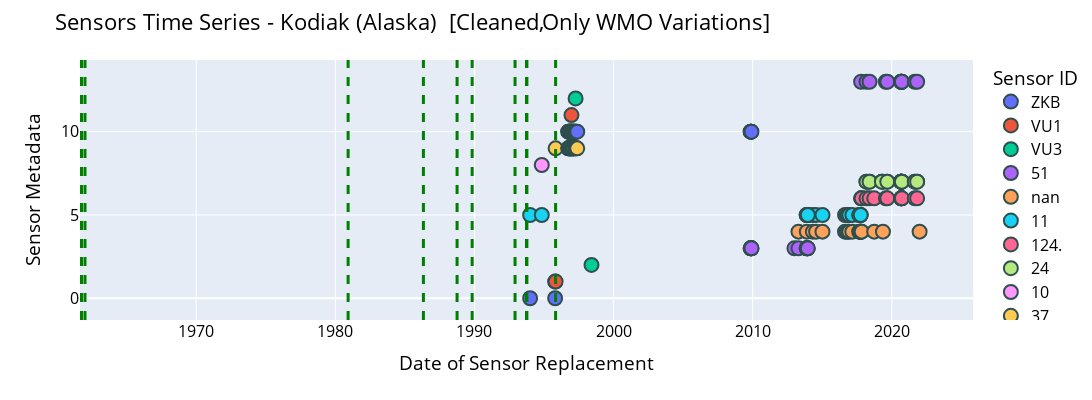

This figure's notebook cell:
### Code cell
fig = make_time_series(data_df_clean, station_name, label=' [Cleaned,Only WMO Variations]') 
fig.show()

### Figure 1 — Plotly figure (JSON) as saved in the notebook; plotly's stock layout.template omitted (floating-point values rounded to 4 significant figures)
{"data": [{"customdata": [["  ZKB VIZ model 1492-520 NWS 1680 MHz ART \"B\" Accu-Lok {1988} 31313=01102^ (T=004,W3=11,W2=28) NWS stock no. J060, 0.25 sec time sequenced <F=T1680AL,"], ["  ZKB VIZ model 1492-520 NWS 1680 MHz ART \"B\" Accu-Lok {1988} 31313=01102^ (T=004,W3=11,W2=28) NWS stock no. J060, 0.25 sec time sequenced <F=T1680AL,"]], "hovertemplate": "<b>%{hovertext}</b><br><br>sensor_id=ZKB <br>date_time=%{x}<br>values=%{y}<br>comment=%{customdata[0]}<extra></extra>", "hovertext": ["ZKB ", "ZKB "], "legendgroup": "ZKB ", "marker": {"color": "#636efa", "line": {"color": "DarkSlateGrey", "width": 2}, "size": 14, "symbol": "circle"}, "mode": "markers", "name": "ZKB ", "orientation": "v", "showlegend": true, "type": "scatter", "x": ["1994-01-01T00:00:00", "1995-10-20T00:00:00"], "xaxis": "x", "y": [0, 0], "yaxis": "y"}, {"customdata": [["  VU1 Vaisala RS80-56H or RS80-56 1680 MHz RDF H-Humicap NWS radiosonde, pressure cell {1995} 31313=43702^ (W3=37, T=038) <F=T1680AL,P=Ac,T=CB,U=A>"], ["  VU1 Vaisala RS80-56H or RS80-56 1680 MHz RDF H-Humicap NWS radiosonde, pressure cell {1995} 31313=43702^ (W3=37, T=038) <F=T1680AL,P=Ac,T=CB,U=A>"]], "hovertemplate": "<b>%{hovertext}</b><br><br>sensor_id=VU1 <br>date_time=%{x}<br>values=%{y}<br>comment=%{customdata[0]}<extra></extra>", "hovertext": ["VU1 ", "VU1 "], "legendgroup": "VU1 ", "marker": {"color": "#EF553B", "line": {"color": "DarkSlateGrey", "width": 2}, "size": 14, "symbol": "circle"}, "mode": "markers", "name": "VU1 ", "orientation": "v", "showlegend": true, "type": "scatter", "x": ["1995-10-19T20:00:00", "1995-11-01T00:00:00"], "xaxis": "x", "y": [1, 1], "yaxis": "y"}, {"customdata": [["  VU3 Vaisala RS80-57H or RS80-57 1680 MHz RDF H-Humicap NWS radiosonde, pressure cell {1998} 31313=45202^ (W3=52, T=039) (RDF, 1680+-3 MHz AM)"]], "hovertemplate": "<b>%{hovertext}</b><br><br>sensor_id=VU3 <br>date_time=%{x}<br>values=%{y}<br>comment=%{customdata[0]}<extra></extra>", "hovertext": ["VU3 "], "legendgroup": "VU3 ", "marker": {"color": "#00cc96", "line": {"color": "DarkSlateGrey", "width": 2}, "size": 14, "symbol": "circle"}, "mode": "markers", "name": "VU3 ", "orientation": "v", "showlegend": true, "type": "scatter", "x": ["1998-06-01T00:00:00"], "xaxis": "x", "y": [2], "yaxis": "y"}, {"customdata": [["VIZ-B2 (United States)                "], ["VIZ-B2 (United States)                "], ["VIZ-B2 (United States)                "], ["VIZ-B2 (United States)                "], ["VIZ-B2 (United States)                "], ["VIZ-B2 (United States)                "], ["VIZ-B2 (United States)                "], ["VIZ-B2 (United States)                "], ["VIZ-B2 (United States)                "], ["VIZ-B2 (United States)                "], ["VIZ-B2 (United States)                "], ["VIZ-B2 (United States)                "], ["VIZ-B2 (United States)                "]], "hovertemplate": "<b>%{hovertext}</b><br><br>sensor_id=51<br>date_time=%{x}<br>values=%{y}<br>comment=%{customdata[0]}<extra></extra>", "hovertext": ["51", "51", "51", "51", "51", "51", "51", "51", "51", "51", "51", "51", "51"], "legendgroup": "51", "marker": {"color": "#ab63fa", "line": {"color": "DarkSlateGrey", "width": 2}, "size": 14, "symbol": "circle"}, "mode": "markers", "name": "51", "orientation": "v", "showlegend": true, "type": "scatter", "x": ["2012-12-31T12:00:00", "2013-04-18T00:00:00", "2013-11-19T00:00:00", "2013-11-23T00:00:00", "2013-12-17T00:00:00", "2009-11-06T07:00:00", "2009-11-16T19:00:00", "2009-11-17T08:00:00", "2009-11-17T19:00:00", "2009-11-29T18:00:00", "2009-12-01T00:00:00", "2013-11-19T00:00:00", "2013-12-17T00:00:00"], "xaxis": "x", "y": [3, 3, 3, 3, 3, 3, 3, 3, 3, 3, 3, 3, 3], "yaxis": "y"}, {"customdata": [["NA"], ["NA"], ["NA"], ["NA"], ["NA"], ["NA"], ["NA"], ["NA"], ["NA"], ["NA"], ["NA"], ["NA"], ["NA"], ["NA"], ["NA"], ["NA"], ["NA"], ["NA"], ["NA"], ["NA"], ["NA"]], "hovertemplate": "<b>%{hovertext}</b><br><br>sensor_id=nan<br>date_time=%{x}<br>values=%{y}<br>comment=%{customdata[0]}<extra></extra>", "hovertext": ["nan", "nan", "nan", "nan", "nan", "nan", "nan", "nan", "nan", "nan", "nan", "nan", "nan", "nan", "nan", "nan", "nan", "nan", "nan", "nan", "nan"], "legendgroup": "nan", "marker": {"color": "#FFA15A", "line": {"color": "DarkSlateGrey", "width": 2}, "size": 14, "symbol": "circle"}, "mode": "markers", "name": "nan", "orientation": "v", "showlegend": true, "type": "scatter", "x": ["2013-04-17T12:00:00", "2013-11-22T18:00:00", "2014-05-01T00:00:00", "2014-07-23T23:00:00", "2015-01-07T12:00:00", "2016-08-21T12:00:00", "2016-10-07T12:00:00", "2016-11-16T12:00:00", "2016-12-10T12:00:00", "2017-03-02T00:00:00", "2017-08-28T12:00:00", "2017-09-12T12:00:00", "2017-09-29T18:00:00", "2017-10-03T00:00:00", "2017-10-05T15:00:00", "2017-10-12T12:00:00", "2017-10-20T15:00:00", "2017-11-01T21:00:00", "2018-09-27T12:00:00", "2019-05-14T19:00:00", "2022-01-01T00:00:00"], "xaxis": "x", "y": [4, 4, 4, 4, 4, 4, 4, 4, 4, 4, 4, 4, 4, 4, 4, 4, 4, 4, 4, 4, 4], "yaxis": "y"}, {"customdata": [["VIZ type B time-commutated (United States)             "], ["VIZ type B time-commutated (United States)             "], ["VIZ type B time-commutated (United States)             "], ["VIZ type B time-commutated (United States)             "], ["VIZ type B time-commutated (United States)             "], ["VIZ type B time-commutated (United States)             "], ["VIZ type B time-commutated (United States)             "], ["VIZ type B time-commutated (United States)             "], ["VIZ type B time-commutated (United States)             "], ["VIZ type B time-commutated (United States)             "], ["VIZ type B time-commutated (United States)             "], ["VIZ type B time-commutated (United States)             "], ["VIZ type B time-commutated (United States)             "], ["VIZ type B time-commutated (United States)             "], ["VIZ type B time-commutated (United States)             "], ["VIZ type B time-commutated (United States)             "], ["VIZ type B time-commutated (United States)             "], ["VIZ type B time-commutated (United States)             "], ["VIZ type B time-commutated (United States)             "], ["VIZ type B time-commutated (United States)             "], ["VIZ type B time-commutated (United States)             "]], "hovertemplate": "<b>%{hovertext}</b><br><br>sensor_id=11<br>date_time=%{x}<br>values=%{y}<br>comment=%{customdata[0]}<extra></extra>", "hovertext": ["11", "11", "11", "11", "11", "11", "11", "11", "11", "11", "11", "11", "11", "11", "11", "11", "11", "11", "11", "11", "11"], "legendgroup": "11", "marker": {"color": "#19d3f3", "line": {"color": "DarkSlateGrey", "width": 2}, "size": 14, "symbol": "circle"}, "mode": "markers", "name": "11", "orientation": "v", "showlegend": true, "type": "scatter", "x": ["2013-11-18T19:00:00", "2013-12-16T21:00:00", "2013-12-18T00:00:00", "2014-05-01T12:00:00", "2014-07-24T12:00:00", "2015-01-08T00:00:00", "2016-08-22T00:00:00", "2016-10-08T00:00:00", "2016-11-17T00:00:00", "2016-12-11T00:00:00", "2017-03-02T22:52:00", "2017-08-29T00:00:00", "2017-09-13T00:00:00", "2017-09-30T00:00:00", "2017-10-04T00:00:00", "2017-10-06T12:00:00", "1994-01-01T00:00:00", "1994-11-03T12:00:00", "2013-11-18T19:00:00", "2013-12-16T21:00:00", "2013-12-18T00:00:00"], "xaxis": "x", "y": [5, 5, 5, 5, 5, 5, 5, 5, 5, 5, 5, 5, 5, 5, 5, 5, 5, 5, 5, 5, 5], "yaxis": "y"}, {"customdata": [["Vaisala RS41/AUTOSONDE (Finland)                            "], ["Vaisala RS41/AUTOSONDE (Finland)                            "], ["Vaisala RS41/AUTOSONDE (Finland)                            "], ["Vaisala RS41/AUTOSONDE (Finland)                            "], ["Vaisala RS41/AUTOSONDE (Finland)                            "], ["Vaisala RS41/AUTOSONDE (Finland)                            "], ["Vaisala RS41/AUTOSONDE (Finland)                            "], ["Vaisala RS41/AUTOSONDE (Finland)                            "], ["Vaisala RS41/AUTOSONDE (Finland)                            "], ["Vaisala RS41/AUTOSONDE (Finland)                            "], ["Vaisala RS41/AUTOSONDE (Finland)                            "], ["Vaisala RS41/AUTOSONDE (Finland)                            "], ["Vaisala RS41/AUTOSONDE (Finland)                            "], ["Vaisala RS41/AUTOSONDE (Finland)                            "], ["Vaisala RS41/AUTOSONDE (Finland)                            "], ["Vaisala RS41/AUTOSONDE (Finland)                            "]], "hovertemplate": "<b>%{hovertext}</b><br><br>sensor_id=124.<br>date_time=%{x}<br>values=%{y}<br>comment=%{customdata[0]}<extra></extra>", "hovertext": ["124.", "124.", "124.", "124.", "124.", "124.", "124.", "124.", "124.", "124.", "124.", "124.", "124.", "124.", "124.", "124."], "legendgroup": "124.", "marker": {"color": "#FF6692", "line": {"color": "DarkSlateGrey", "width": 2}, "size": 14, "symbol": "circle"}, "mode": "markers", "name": "124.", "orientation": "v", "showlegend": true, "type": "scatter", "x": ["2017-10-17T23:01:04", "2017-10-20T23:01:04", "2017-11-01T23:01:04", "2018-03-08T23:01:04", "2018-05-28T18:19:06", "2018-09-27T23:01:04", "2019-07-28T23:01:04", "2019-09-06T11:01:04", "2020-09-01T23:01:07", "2020-09-05T23:01:05", "2020-09-07T23:01:06", "2020-09-08T23:01:05", "2020-09-09T23:01:05", "2020-09-22T11:01:07", "2021-08-27T23:01:05", "2021-10-28T11:01:05"], "xaxis": "x", "y": [6, 6, 6, 6, 6, 6, 6, 6, 6, 6, 6, 6, 6, 6, 6, 6], "yaxis": "y"}, {"customdata": [["Mesural FMO 1945A (France)               "], ["Mesural FMO 1945A (France)               "], ["Mesural FMO 1945A (France)               "], ["Mesural FMO 1945A (France)               "], ["Mesural FMO 1945A (France)               "], ["Mesural FMO 1945A (France)               "], ["Mesural FMO 1945A (France)               "], ["Mesural FMO 1945A (France)               "], ["Mesural FMO 1945A (France)               "], ["Mesural FMO 1945A (France)               "], ["Mesural FMO 1945A (France)               "], ["Mesural FMO 1945A (France)               "], ["Mesural FMO 1945A (France)               "], ["Mesural FMO 1945A (France)               "], ["Mesural FMO 1945A (France)               "], ["Mesural FMO 1945A (France)               "], ["Mesural FMO 1945A (France)               "], ["Mesural FMO 1945A (France)               "], ["Mesural FMO 1945A (France)               "], ["Mesural FMO 1945A (France)               "], ["Mesural FMO 1945A (France)               "], ["Mesural FMO 1945A (France)               "], ["Mesural FMO 1945A (France)               "], ["Mesural FMO 1945A (France)               "], ["Mesural FMO 1945A (France)               "]], "hovertemplate": "<b>%{hovertext}</b><br><br>sensor_id=24<br>date_time=%{x}<br>values=%{y}<br>comment=%{customdata[0]}<extra></extra>", "hovertext": ["24", "24", "24", "24", "24", "24", "24", "24", "24", "24", "24", "24", "24", "24", "24", "24", "24", "24", "24", "24", "24", "24", "24", "24", "24"], "legendgroup": "24", "marker": {"color": "#B6E880", "line": {"color": "DarkSlateGrey", "width": 2}, "size": 14, "symbol": "circle"}, "mode": "markers", "name": "24", "orientation": "v", "showlegend": true, "type": "scatter", "x": ["2018-03-08T12:00:00", "2018-05-28T00:00:00", "2019-04-16T18:00:00", "2019-05-15T00:00:00", "2019-09-06T00:00:00", "2020-09-01T12:00:00", "2020-09-05T12:00:00", "2020-09-07T12:00:00", "2020-09-08T12:00:00", "2020-09-09T12:00:00", "2020-09-22T00:00:00", "2021-08-27T11:01:00", "2021-10-28T00:00:00", "2018-03-08T12:00:00", "2018-05-28T00:00:00", "2019-04-16T18:00:00", "2019-09-06T00:00:00", "2020-09-01T12:00:00", "2020-09-05T12:00:00", "2020-09-07T12:00:00", "2020-09-08T12:00:00", "2020-09-09T12:00:00", "2020-09-22T00:00:00", "2021-08-27T11:01:00", "2021-10-28T00:00:00"], "xaxis": "x", "y": [7, 7, 7, 7, 7, 7, 7, 7, 7, 7, 7, 7, 7, 7, 7, 7, 7, 7, 7, 7, 7, 7, 7, 7, 7], "yaxis": "y"}, {"customdata": [["VIZ type A pressure-commutated (United States)             "]], "hovertemplate": "<b>%{hovertext}</b><br><br>sensor_id=10<br>date_time=%{x}<br>values=%{y}<br>comment=%{customdata[0]}<extra></extra>", "hovertext": ["10"], "legendgroup": "10", "marker": {"color": "#FF97FF", "line": {"color": "DarkSlateGrey", "width": 2}, "size": 14, "symbol": "circle"}, "mode": "markers", "name": "10", "orientation": "v", "showlegend": true, "type": "scatter", "x": ["1994-11-03T00:00:00"], "xaxis": "x", "y": [8], "yaxis": "y"}, {"customdata": [["Vaisala RS80 (Finland)                "], ["Vaisala RS80 (Finland)                "], ["Vaisala RS80 (Finland)                "], ["Vaisala RS80 (Finland)                "], ["Vaisala RS80 (Finland)                "], ["Vaisala RS80 (Finland)                "], ["Vaisala RS80 (Finland)                "], ["Vaisala RS80 (Finland)                "], ["Vaisala RS80 (Finland)                "], ["Vaisala RS80 (Finland)                "], ["Vaisala RS80 (Finland)                "], ["Vaisala RS80 (Finland)                "], ["Vaisala RS80 (Finland)                "], ["Vaisala RS80 (Finland)                "], ["Vaisala RS80 (Finland)                "], ["Vaisala RS80 (Finland)                "], ["Vaisala RS80 (Finland)                "], ["Vaisala RS80 (Finland)                "], ["Vaisala RS80 (Finland)                "], ["Vaisala RS80 (Finland)                "], ["Vaisala RS80 (Finland)                "], ["Vaisala RS80 (Finland)                "], ["Vaisala RS80 (Finland)                "], ["Vaisala RS80 (Finland)                "], ["Vaisala RS80 (Finland)                "]], "hovertemplate": "<b>%{hovertext}</b><br><br>sensor_id=37<br>date_time=%{x}<br>values=%{y}<br>comment=%{customdata[0]}<extra></extra>", "hovertext": ["37", "37", "37", "37", "37", "37", "37", "37", "37", "37", "37", "37", "37", "37", "37", "37", "37", "37", "37", "37", "37", "37", "37", "37", "37"], "legendgroup": "37", "marker": {"color": "#FECB52", "line": {"color": "DarkSlateGrey", "width": 2}, "size": 14, "symbol": "circle"}, "mode": "markers", "name": "37", "orientation": "v", "showlegend": true, "type": "scatter", "x": ["1995-11-01T00:00:00", "1996-09-29T12:00:00", "1996-09-30T12:00:00", "1996-10-17T12:00:00", "1996-10-19T00:00:00", "1996-11-10T00:00:00", "1996-11-12T00:00:00", "1996-11-16T12:00:00", "1996-12-03T00:00:00", "1996-12-04T12:00:00", "1996-12-06T00:00:00", "1996-12-15T00:00:00", "1996-12-16T00:00:00", "1997-01-17T00:00:00", "1997-01-18T00:00:00", "1997-02-11T00:00:00", "1997-02-12T00:00:00", "1997-02-13T00:00:00", "1997-02-14T12:00:00", "1997-02-16T00:00:00", "1997-02-17T00:00:00", "1997-04-05T00:00:00", "1997-04-08T00:00:00", "1997-04-29T12:00:00", "1997-05-22T00:00:00"], "xaxis": "x", "y": [9, 9, 9, 9, 9, 9, 9, 9, 9, 9, 9, 9, 9, 9, 9, 9, 9, 9, 9, 9, 9, 9, 9, 9, 9], "yaxis": "y"}, {"customdata": [["Vaisala RS80-57H                 "], ["Vaisala RS80-57H                 "], ["Vaisala RS80-57H                 "], ["Vaisala RS80-57H                 "], ["Vaisala RS80-57H                 "], ["Vaisala RS80-57H                 "], ["Vaisala RS80-57H                 "], ["Vaisala RS80-57H                 "], ["Vaisala RS80-57H                 "], ["Vaisala RS80-57H                 "], ["Vaisala RS80-57H                 "], ["Vaisala RS80-57H                 "], ["Vaisala RS80-57H                 "], ["Vaisala RS80-57H                 "], ["Vaisala RS80-57H                 "], ["Vaisala RS80-57H                 "], ["Vaisala RS80-57H                 "], ["Vaisala RS80-57H                 "], ["Vaisala RS80-57H                 "], ["Vaisala RS80-57H                 "], ["Vaisala RS80-57H                 "], ["Vaisala RS80-57H                 "], ["Vaisala RS80-57H                 "], ["Vaisala RS80-57H                 "], ["Vaisala RS80-57H                 "], ["Vaisala RS80-57H                 "], ["Vaisala RS80-57H                 "], ["Vaisala RS80-57H                 "], ["Vaisala RS80-57H                 "], ["Vaisala RS80-57H                 "], ["Vaisala RS80-57H                 "], ["Vaisala RS80-57H                 "]], "hovertemplate": "<b>%{hovertext}</b><br><br>sensor_id=52<br>date_time=%{x}<br>values=%{y}<br>comment=%{customdata[0]}<extra></extra>", "hovertext": ["52", "52", "52", "52", "52", "52", "52", "52", "52", "52", "52", "52", "52", "52", "52", "52", "52", "52", "52", "52", "52", "52", "52", "52", "52", "52", "52", "52", "52", "52", "52", "52"], "legendgroup": "52", "marker": {"color": "#636efa", "line": {"color": "DarkSlateGrey", "width": 2}, "size": 14, "symbol": "circle"}, "mode": "markers", "name": "52", "orientation": "v", "showlegend": true, "type": "scatter", "x": ["1996-09-29T00:00:00", "1996-09-30T00:00:00", "1996-10-17T00:00:00", "1996-10-18T00:00:00", "1996-11-01T12:00:00", "1996-11-10T12:00:00", "1996-11-12T12:00:00", "1996-11-17T00:00:00", "1996-12-04T00:00:00", "1996-12-05T00:00:00", "1996-12-06T12:00:00", "1996-12-15T12:00:00", "1996-12-16T12:00:00", "1996-12-22T00:00:00", "1997-01-17T12:00:00", "1997-01-18T12:00:00", "1997-02-11T12:00:00", "1997-02-12T12:00:00", "1997-02-13T12:00:00", "1997-02-15T00:00:00", "1997-02-16T12:00:00", "1997-02-18T00:00:00", "1997-04-05T12:00:00", "1997-04-08T12:00:00", "1997-04-09T12:00:00", "1997-04-30T00:00:00", "1997-05-22T12:00:00", "2009-11-06T12:00:00", "2009-11-17T00:00:00", "2009-11-17T12:00:00", "2009-11-18T00:00:00", "2009-11-30T00:00:00"], "xaxis": "x", "y": [10, 10, 10, 10, 10, 10, 10, 10, 10, 10, 10, 10, 10, 10, 10, 10, 10, 10, 10, 10, 10, 10, 10, 10, 10, 10, 10, 10, 10, 10, 10, 10], "yaxis": "y"}, {"customdata": [["AVK-RF95 (Russian Federation)                "]], "hovertemplate": "<b>%{hovertext}</b><br><br>sensor_id=53<br>date_time=%{x}<br>values=%{y}<br>comment=%{customdata[0]}<extra></extra>", "hovertext": ["53"], "legendgroup": "53", "marker": {"color": "#EF553B", "line": {"color": "DarkSlateGrey", "width": 2}, "size": 14, "symbol": "circle"}, "mode": "markers", "name": "53", "orientation": "v", "showlegend": true, "type": "scatter", "x": ["1996-12-21T12:00:00"], "xaxis": "x", "y": [11], "yaxis": "y"}, {"customdata": [["AVK-MRZ (Russian Federation)                "]], "hovertemplate": "<b>%{hovertext}</b><br><br>sensor_id=27<br>date_time=%{x}<br>values=%{y}<br>comment=%{customdata[0]}<extra></extra>", "hovertext": ["27"], "legendgroup": "27", "marker": {"color": "#00cc96", "line": {"color": "DarkSlateGrey", "width": 2}, "size": 14, "symbol": "circle"}, "mode": "markers", "name": "27", "orientation": "v", "showlegend": true, "type": "scatter", "x": ["1997-04-09T00:00:00"], "xaxis": "x", "y": [12], "yaxis": "y"}, {"customdata": [["Vaisala RS41/AUTOSONDE (Finland)                            "], ["Vaisala RS41/AUTOSONDE (Finland)                            "], ["Vaisala RS41/AUTOSONDE (Finland)                            "], ["Vaisala RS41/AUTOSONDE (Finland)                            "], ["Vaisala RS41/AUTOSONDE (Finland)                            "], ["Vaisala RS41/AUTOSONDE (Finland)                            "], ["Vaisala RS41/AUTOSONDE (Finland)                            "], ["Vaisala RS41/AUTOSONDE (Finland)                            "], ["Vaisala RS41/AUTOSONDE (Finland)                            "], ["Vaisala RS41/AUTOSONDE (Finland)                            "], ["Vaisala RS41/AUTOSONDE (Finland)                            "], ["Vaisala RS41/AUTOSONDE (Finland)                            "], ["Vaisala RS41/AUTOSONDE (Finland)                            "]], "hovertemplate": "<b>%{hovertext}</b><br><br>sensor_id=124<br>date_time=%{x}<br>values=%{y}<br>comment=%{customdata[0]}<extra></extra>", "hovertext": ["124", "124", "124", "124", "124", "124", "124", "124", "124", "124", "124", "124", "124"], "legendgroup": "124", "marker": {"color": "#ab63fa", "line": {"color": "DarkSlateGrey", "width": 2}, "size": 14, "symbol": "circle"}, "mode": "markers", "name": "124", "orientation": "v", "showlegend": true, "type": "scatter", "x": ["2017-10-17T23:01:04", "2018-03-08T23:01:04", "2018-05-28T18:19:06", "2019-07-28T23:01:04", "2019-09-06T11:01:04", "2020-09-01T23:01:07", "2020-09-05T23:01:05", "2020-09-07T23:01:06", "2020-09-08T23:01:05", "2020-09-09T23:01:05", "2020-09-22T11:01:07", "2021-08-27T23:01:05", "2021-10-28T11:01:05"], "xaxis": "x", "y": [13, 13, 13, 13, 13, 13, 13, 13, 13, 13, 13, 13, 13], "yaxis": "y"}], "layout": {"font": {"color": "black", "size": 16}, "height": 400, "hovermode": "x unified", "legend": {"title": {"text": "Sensor ID"}, "tracegroupgap": 0}, "margin": {"t": 60}, "shapes": [{"line": {"color": "green", "dash": "dash", "width": 3}, "type": "line", "x0": "1961-10-01T00:00:00", "x1": "1961-10-01T00:00:00", "xref": "x", "y0": 0, "y1": 1, "yref": "y domain"}, {"line": {"color": "green", "dash": "dash", "width": 3}, "type": "line", "x0": "1962-01-01T00:00:00", "x1": "1962-01-01T00:00:00", "xref": "x", "y0": 0, "y1": 1, "yref": "y domain"}, {"line": {"color": "green", "dash": "dash", "width": 3}, "type": "line", "x0": "1980-12-01T00:00:00", "x1": "1980-12-01T00:00:00", "xref": "x", "y0": 0, "y1": 1, "yref": "y domain"}, {"line": {"color": "green", "dash": "dash", "width": 3}, "type": "line", "x0": "1986-05-01T00:00:00", "x1": "1986-05-01T00:00:00", "xref": "x", "y0": 0, "y1": 1, "yref": "y domain"}, {"line": {"color": "green", "dash": "dash", "width": 3}, "type": "line", "x0": "1988-10-01T00:00:00", "x1": "1988-10-01T00:00:00", "xref": "x", "y0": 0, "y1": 1, "yref": "y domain"}, {"line": {"color": "green", "dash": "dash", "width": 3}, "type": "line", "x0": "1989-11-01T00:00:00", "x1": "1989-11-01T00:00:00", "xref": "x", "y0": 0, "y1": 1, "yref": "y domain"}, {"line": {"color": "green", "dash": "dash", "width": 3}, "type": "line", "x0": "1992-12-01T00:00:00", "x1": "1992-12-01T00:00:00", "xref": "x", "y0": 0, "y1": 1, "yref": "y domain"}, {"line": {"color": "green", "dash": "dash", "width": 3}, "type": "line", "x0": "1993-10-01T00:00:00", "x1": "1993-10-01T00:00:00", "xref": "x", "y0": 0, "y1": 1, "yref": "y domain"}, {"line": {"color": "green", "dash": "dash", "width": 3}, "type": "line", "x0": "1993-10-01T00:00:00", "x1": "1993-10-01T00:00:00", "xref": "x", "y0": 0, "y1": 1, "yref": "y domain"}, {"line": {"color": "green", "dash": "dash", "width": 3}, "type": "line", "x0": "1993-10-01T00:00:00", "x1": "1993-10-01T00:00:00", "xref": "x", "y0": 0, "y1": 1, "yref": "y domain"}, {"line": {"color": "green", "dash": "dash", "width": 3}, "type": "line", "x0": "1993-10-01T00:00:00", "x1": "1993-10-01T00:00:00", "xref": "x", "y0": 0, "y1": 1, "yref": "y domain"}, {"line": {"color": "green", "dash": "dash", "width": 3}, "type": "line", "x0": "1995-11-01T00:00:00", "x1": "1995-11-01T00:00:00", "xref": "x", "y0": 0, "y1": 1, "yref": "y domain"}], "title": {"text": "Sensors Time Series - Kodiak (Alaska)  [Cleaned,Only WMO Variations]"}, "width": 1800, "xaxis": {"anchor": "y", "autorange": true, "domain": [0, 1], "range": ["1961-09-08 22:54:53.7091", "2025-07-18 18:55:49.4858"], "title": {"text": "Date of Sensor Replacement"}, "type": "date"}, "yaxis": {"anchor": "x", "autorange": true, "domain": [0, 1], "range": [-1.306, 14.31], "tickfont": {"size": 16}, "title": {"text": "Sensor Metadata"}, "type": "linear"}}}
